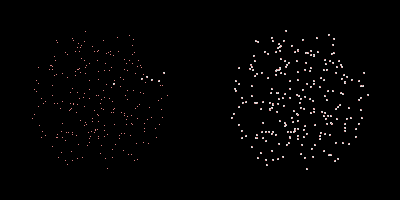

The Python source for this figure:
#!/usr/bin/env python

# Demonstrate vtkSphericalPointIterator by iterating over a 2D point cloud
# in axis-sweep and spiral modes, displaying both in side-by-side viewports.

# Factory overrides
import vtkmodules.vtkInteractionStyle  # noqa: F401
import vtkmodules.vtkRenderingOpenGL2  # noqa: F401

from vtkmodules.vtkCommonCore import reference
from vtkmodules.vtkCommonDataModel import (
    vtkCellArray,
    vtkPolyData,
    vtkSphericalPointIterator,
)
from vtkmodules.vtkFiltersPoints import vtkProjectPointsToPlane
from vtkmodules.vtkFiltersSources import vtkPointSource
from vtkmodules.vtkRenderingCore import (
    vtkActor,
    vtkPolyDataMapper,
    vtkRenderWindow,
    vtkRenderWindowInteractor,
    vtkRenderer,
)

res = 250
num_sweeps = 3

# Generate a random point cloud projected to the Z plane
ps = vtkPointSource()
ps.SetNumberOfPoints(res)
ps.SetCenter(0, 0, 0)
ps.SetRadius(10)

pc = vtkProjectPointsToPlane()
pc.SetInputConnection(ps.GetOutputPort())
pc.SetProjectionTypeToZPlane()
pc.Update()

# Create a spherical point iterator
XY_CW_AXES = 0
pcenter = [1, 2, 3]
piter = vtkSphericalPointIterator()
piter.SetDataSet(pc.GetOutput())
piter.SetAxes(XY_CW_AXES, 40)
piter.SetSortTypeToAscending()
piter.Initialize(pcenter)

# Axis sweep visualization data
pd = vtkPolyData()
pd.SetPoints(pc.GetOutput().GetPoints())
ca = vtkCellArray()
pd.SetVerts(ca)

axis_mapper = vtkPolyDataMapper()
axis_mapper.SetInputData(pd)

axis_actor = vtkActor()
axis_actor.SetMapper(axis_mapper)
axis_actor.GetProperty().SetColor(0.85, 0.85, 0.85)
axis_actor.GetProperty().SetPointSize(2)

# Spiral iteration visualization data
pd2 = vtkPolyData()
pd2.SetPoints(pc.GetOutput().GetPoints())
ca2 = vtkCellArray()
pd2.SetVerts(ca2)

spiral_mapper = vtkPolyDataMapper()
spiral_mapper.SetInputData(pd2)

spiral_actor = vtkActor()
spiral_actor.SetMapper(spiral_mapper)
spiral_actor.GetProperty().SetColor(0.85, 0.85, 0.85)
spiral_actor.GetProperty().SetPointSize(2)

# Point cloud background
pc_mapper = vtkPolyDataMapper()
pc_mapper.SetInputConnection(pc.GetOutputPort())

pc_actor = vtkActor()
pc_actor.SetMapper(pc_mapper)
pc_actor.GetProperty().SetColor(0.85, 0.5, 0.5)
pc_actor.GetProperty().SetPointSize(1)

# Two renderers side by side
renderer_0 = vtkRenderer()
renderer_0.SetViewport(0, 0, 0.5, 1)
renderer_1 = vtkRenderer()
renderer_1.SetViewport(0.5, 0, 1, 1)

renderer_0.AddActor(axis_actor)
renderer_0.AddActor(pc_actor)
renderer_0.SetBackground(0, 0, 0)

renderer_1.AddActor(spiral_actor)
renderer_1.AddActor(pc_actor)
renderer_1.SetBackground(0, 0, 0)

# Window
render_window = vtkRenderWindow()
render_window.AddRenderer(renderer_0)
render_window.AddRenderer(renderer_1)
render_window.SetSize(400, 200)
render_window.SetWindowName("spherical iteration")

# Interactor
interactor = vtkRenderWindowInteractor()
interactor.SetRenderWindow(render_window)

# Scene
renderer_0.GetActiveCamera().SetFocalPoint(0, 0, 0)
renderer_0.GetActiveCamera().SetPosition(0, 0, 1)
renderer_1.GetActiveCamera().SetFocalPoint(0, 0, 0)
renderer_1.GetActiveCamera().SetPosition(0, 0, 1)
renderer_0.ResetCamera()
renderer_1.ResetCamera()

interactor.Initialize()
render_window.Render()

# Axis sweep: loop over all axes for lighthouse effect
npts = reference(0)
pts = reference((0,))
num_axes = piter.GetNumberOfAxes()

for sweeps in range(num_sweeps):
    for i in range(num_axes):
        piter.GetAxisPoints(i, npts, pts)
        ca.Reset()
        ca.InsertNextCell(npts)
        for j in range(npts):
            ca.InsertCellPoint(pts[j])
        pd.Modified()
        render_window.Render()

# Spiral out from the center
p_ids = [0]
ca.Reset()
piter.GoToFirstPoint()
while not piter.IsDoneWithTraversal():
    p_ids[0] = piter.GetCurrentPoint()
    ca2.InsertNextCell(1, p_ids)
    piter.GoToNextPoint()
    pd2.Modified()
    render_window.Render()

interactor.Start()
